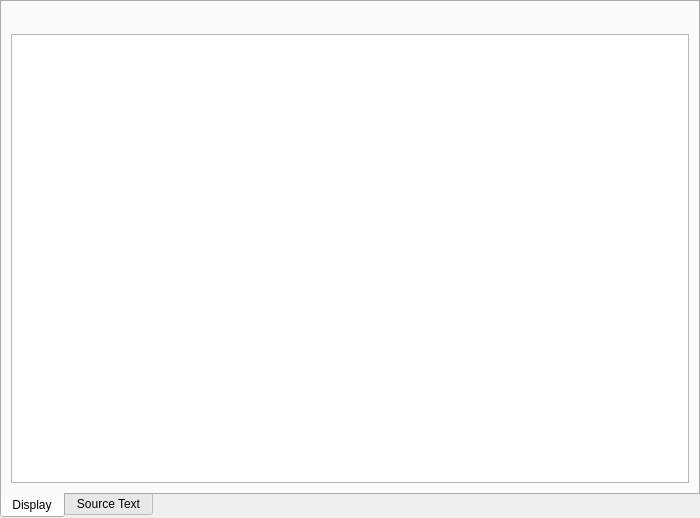
<?xml version="1.0" encoding="UTF-8"?>
<ui version="4.0">
 <class>RichTextEditor</class>
 <widget class="QTabWidget" name="RichTextEditor">
  <property name="geometry">
   <rect>
    <x>0</x>
    <y>0</y>
    <width>700</width>
    <height>518</height>
   </rect>
  </property>
  <property name="windowTitle">
   <string notr="true">TabWidget</string>
  </property>
  <property name="tabPosition">
   <enum>QTabWidget::South</enum>
  </property>
  <property name="currentIndex">
   <number>0</number>
  </property>
  <widget class="QWidget" name="qwRich">
   <attribute name="title">
    <string>Display</string>
   </attribute>
   <layout class="QVBoxLayout" name="verticalLayout_2">
    <item>
     <widget class="QToolBar" name="qtbToolBar"/>
    </item>
    <item>
     <widget class="RichTextHtmlEdit" name="qteRichText">
      <property name="autoFormatting">
       <set>QTextEdit::AutoAll</set>
      </property>
     </widget>
    </item>
   </layout>
  </widget>
  <widget class="QWidget" name="qwPlain">
   <attribute name="title">
    <string>Source Text</string>
   </attribute>
   <layout class="QVBoxLayout" name="verticalLayout">
    <item>
     <widget class="QPlainTextEdit" name="qptePlainText"/>
    </item>
   </layout>
  </widget>
  <action name="qaBold">
   <property name="checkable">
    <bool>true</bool>
   </property>
   <property name="icon">
    <iconset resource="mumble_tango.qrc">
     <normaloff>:/actions/format-text-bold.svg</normaloff>:/actions/format-text-bold.svg</iconset>
   </property>
   <property name="text">
    <string>&amp;Bold</string>
   </property>
   <property name="shortcut">
    <string>Ctrl+B</string>
   </property>
  </action>
  <action name="qaItalic">
   <property name="checkable">
    <bool>true</bool>
   </property>
   <property name="icon">
    <iconset resource="mumble_tango.qrc">
     <normaloff>:/actions/format-text-italic.svg</normaloff>:/actions/format-text-italic.svg</iconset>
   </property>
   <property name="text">
    <string>&amp;Italic</string>
   </property>
   <property name="toolTip">
    <string>Italic</string>
   </property>
   <property name="shortcut">
    <string>Ctrl+I</string>
   </property>
  </action>
  <action name="qaUnderline">
   <property name="checkable">
    <bool>true</bool>
   </property>
   <property name="icon">
    <iconset resource="mumble_tango.qrc">
     <normaloff>:/actions/format-text-underline.svg</normaloff>:/actions/format-text-underline.svg</iconset>
   </property>
   <property name="text">
    <string>Underline</string>
   </property>
   <property name="shortcut">
    <string>Ctrl+U</string>
   </property>
  </action>
  <action name="qaColor">
   <property name="text">
    <string>Color</string>
   </property>
  </action>
  <action name="qaLink">
   <property name="icon">
    <iconset resource="mumble_tango.qrc">
     <normaloff>:/mimetypes/text-html.svg</normaloff>:/mimetypes/text-html.svg</iconset>
   </property>
   <property name="text">
    <string>Insert Link</string>
   </property>
   <property name="shortcut">
    <string>Ctrl+L</string>
   </property>
  </action>
  <action name="qaImage">
   <property name="icon">
    <iconset resource="mumble_tango.qrc">
     <normaloff>:/mimetypes/image-x-generic.svg</normaloff>:/mimetypes/image-x-generic.svg</iconset>
   </property>
   <property name="text">
    <string>Insert Image</string>
   </property>
  </action>
 </widget>
 <customwidgets>
  <customwidget>
   <class>RichTextHtmlEdit</class>
   <extends>QTextEdit</extends>
   <header>RichTextEditor.h</header>
  </customwidget>
 </customwidgets>
 <resources>
  <include location="mumble_tango.qrc"/>
 </resources>
 <connections/>
</ui>
